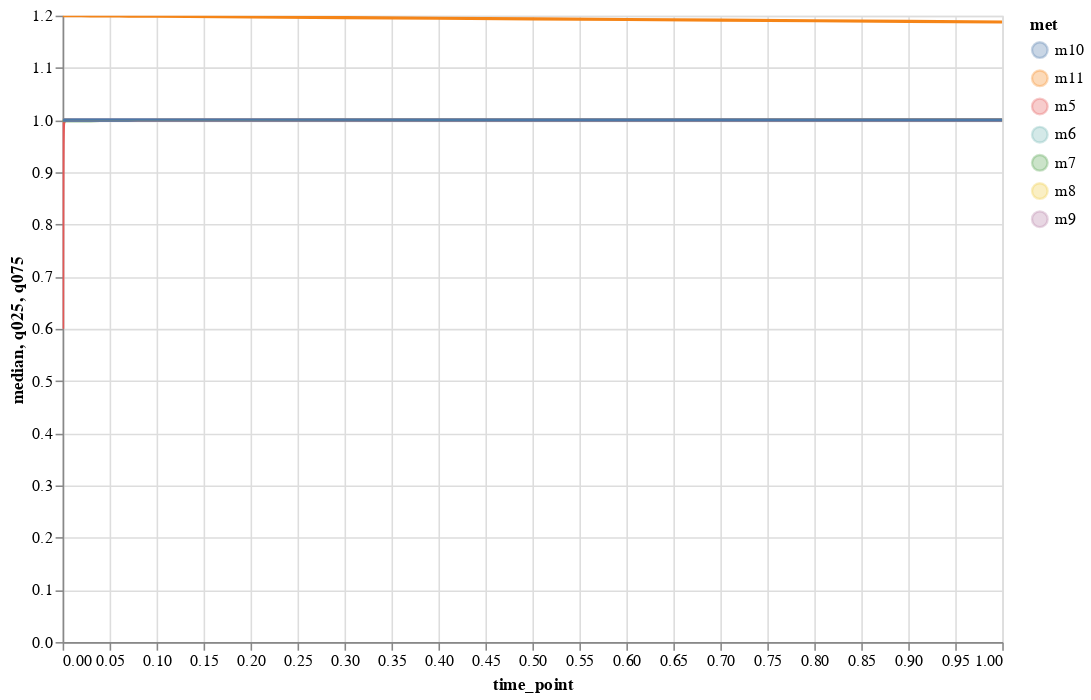

Write notebook code for a chart like this one.
### Markdown cell above
#### Plot summarized results for whole ensemble

### Code cell
plot_ensemble_interactive(conc_interp_quantiles, quant_type='conc_abs', selected_data=met_names, x_scale='linear',
                          y_scale='linear', x_lim=None, y_lim=None)

### Figure 1 — Vega-Lite specification as saved in the notebook (floating-point values rounded to 4 significant figures; data arrays with more than 128 entries replaced by an {"elided": "..."} marker saying what was removed)
{"config": {"view": {"continuousWidth": 400, "continuousHeight": 300}}, "layer": [{"data": {"name": "data-3e325ba220767e8ad7ff5905ed77faa1"}, "mark": "line", "encoding": {"color": {"type": "nominal", "field": "met"}, "tooltip": [{"type": "nominal", "field": "met"}, {"type": "quantitative", "field": "median"}], "x": {"type": "quantitative", "field": "time_point", "scale": {"type": "linear"}}, "y": {"type": "quantitative", "field": "median", "scale": {"type": "linear"}}}, "height": 400, "selection": {"selector003": {"type": "interval", "bind": "scales", "encodings": ["x", "y"]}}, "width": 600}, {"data": {"name": "data-3e325ba220767e8ad7ff5905ed77faa1"}, "mark": "area", "encoding": {"color": {"type": "nominal", "field": "met"}, "opacity": {"value": 0.3}, "tooltip": [{"type": "nominal", "field": "met"}, {"type": "quantitative", "field": "median"}], "x": {"type": "quantitative", "field": "time_point", "scale": {"type": "linear"}}, "y": {"type": "quantitative", "field": "q025", "scale": {"type": "linear"}}, "y2": {"field": "q075"}}, "height": 400, "width": 600}], "$schema": "https://vega.github.io/schema/vega-lite/v4.8.1.json", "datasets": {"data-3e325ba220767e8ad7ff5905ed77faa1": {"elided": "581 records"}}}
